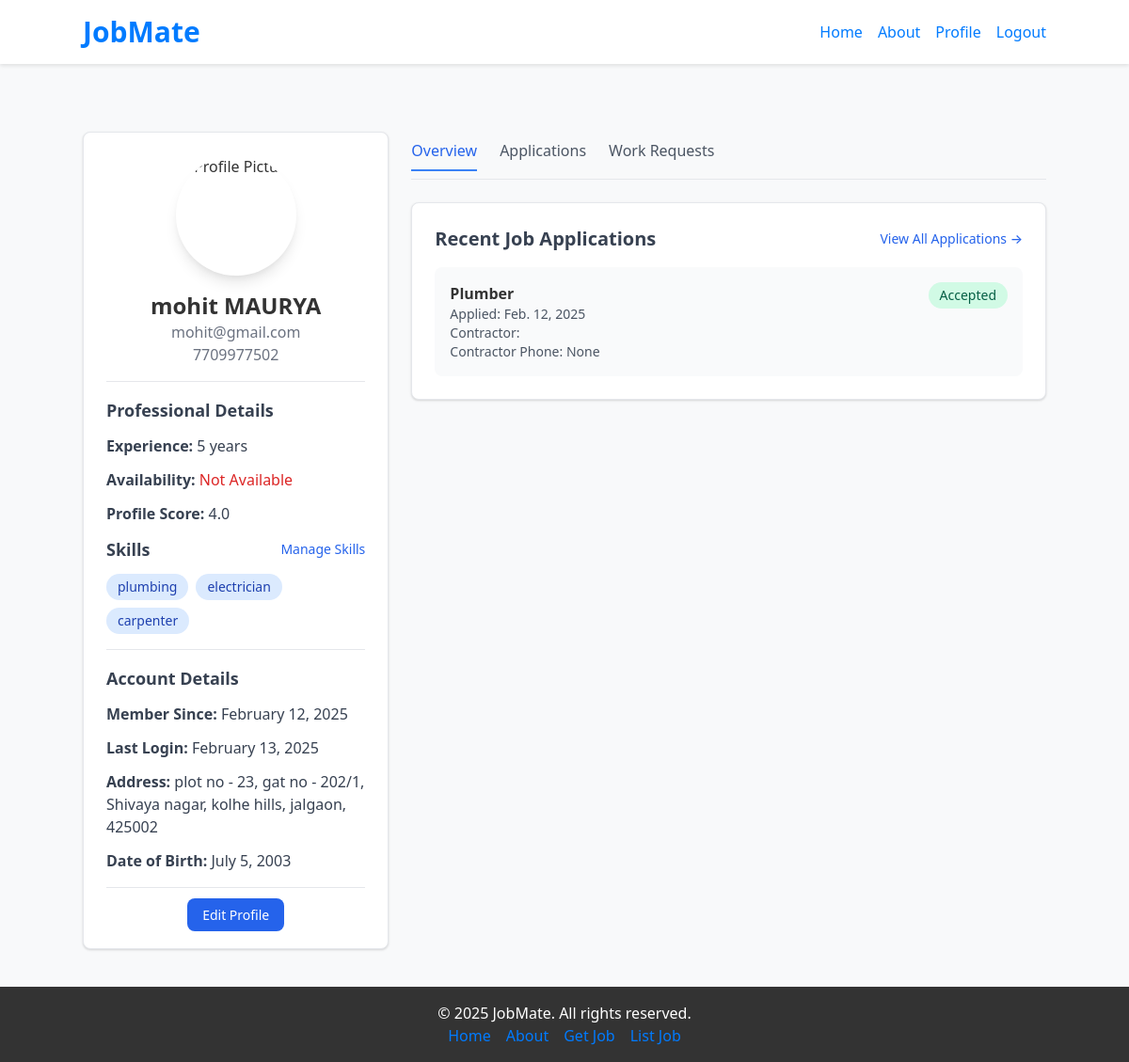
Before: /worker/profile/ (signed in) with the older database file.
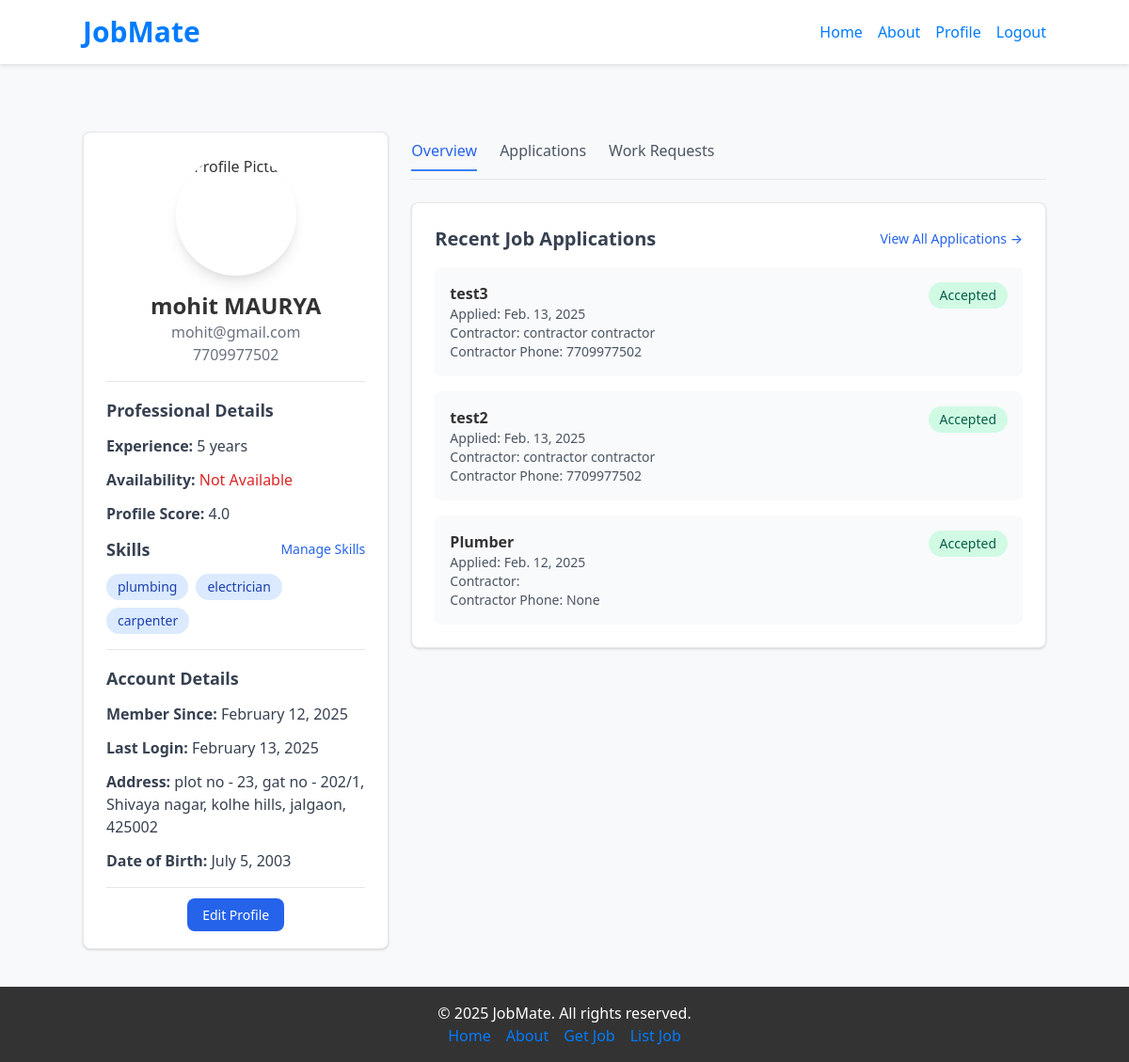
After: the same page with the newer database file.
### worker/models.py (models this page shows, shortened)
class Skill(models.Model):
    name = models.CharField(max_length=255, unique=True)
    category = models.CharField(max_length=255, blank=True, null=True)

### contractor/models.py (models this page shows, shortened)
class Application(models.Model):
    STATUS_CHOICES = (
        ('pending', 'Pending'),
        ('accepted', 'Accepted'),
        ('rejected', 'Rejected')
    )
    worker = models.ForeignKey('worker.Worker', on_delete=models.CASCADE)
    job = models.ForeignKey(Job, on_delete=models.CASCADE)
    status = models.CharField(max_length=10, choices=STATUS_CHOICES, default='pending')
    applied_at = models.DateTimeField(auto_now_add=True)
    class Meta:
        unique_together = ('worker', 'job')

class Job(models.Model):
    STATUS_CHOICES = (
        ('open', 'Open'),
        ('closed', 'Closed')
    )
    contractor = models.ForeignKey(Contractor, on_delete=models.CASCADE)
    title = models.CharField(max_length=255)
    description = models.TextField()
    location = models.CharField(max_length=255)
    wage = models.DecimalField(max_digits=10, decimal_places=2)
    required_skills = models.TextField(blank=True, null=True)
    created_at = models.DateTimeField(auto_now_add=True)
    status = models.CharField(max_length=10, choices=STATUS_CHOICES, default='open')

class Contractor(models.Model):
    user = models.OneToOneField(CustomUser, on_delete=models.CASCADE, primary_key=True)
    company_name = models.CharField(max_length=255, blank=True, null=True)
    rating_avg = models.FloatField(default=0)
    about = models.TextField(blank=True, null=True)

### accounts/models.py (models this page shows)
class CustomUser(AbstractUser):
    ROLE_CHOICES = (
        ('worker', 'Worker'),
        ('contractor', 'Contractor'),
    )
    role = models.CharField(max_length=20, choices=ROLE_CHOICES, default='worker')
    phone = models.CharField(max_length=15, blank=True, null=True)
    address = models.TextField(blank=True, null=True)
    created_at = models.DateTimeField(auto_now_add=True)
    date_of_birth = models.DateField(blank=True, null=True)

### worker/views.py (the view)
# urls.py: path('profile/', views.profile_worker, name='worker-profile'),
@login_required(login_url='/login/')
def profile_worker(request):
    worker = request.user.worker
    recent_applications = Application.objects.filter(worker=worker).order_by('-applied_at')[:3]
    return render(request, 'worker_profile.html', {
        'recent_applications': recent_applications,
    })

### worker/templates/worker_profile.html (shortened to what the changed rows need)
{% extends "base.html" %}
{% load static %}
{% block content %}
<div class="max-w-6xl mx-auto mt-8">
    <div class="grid grid-cols-1 md:grid-cols-3 gap-6">
        <div class="bg-white shadow rounded-lg p-6 border">
            <div class="text-center">
                <h2 class="text-2xl font-bold mt-4">{{ user.first_name }} {{ user.last_name }}</h2>
            </div>
            <div class="space-y-3">
                <div class="flex flex-wrap gap-2">
                    {% for skill in user.worker.skills.all %}
                        <span class="px-3 py-1 bg-blue-100 text-blue-800 rounded-full text-sm">
                            {{ skill.name }}
                        </span>
                    {% endfor %}
                </div>
            </div>
        </div>
        <div class="col-span-2">
            <div class="bg-white shadow rounded-lg p-6 border mt-6">
                <div class="mt-4 space-y-4">
                    {% for application in recent_applications %}
                    <div class="bg-gray-50 p-4 rounded-lg">
                        <div class="flex justify-between items-start">
                            <div>
                                <h4 class="font-semibold">{{ application.job.title }}</h4>
                                <p class="text-sm text-gray-600">Applied: {{ application.applied_at|date }}</p>
                                <p class="text-sm text-gray-600">Contractor: {{ application.job.contractor.user.get_full_name }}</p>
                                <p class="text-sm text-gray-600">Contractor Phone: {{ application.job.contractor.user.phone }}</p>
                            </div>
                            <span class="px-3 py-1 rounded-full text-sm
                                {% if application.status == 'pending' %}bg-yellow-100 text-yellow-800
                                {% elif application.status == 'accepted' %}bg-green-100 text-green-800
                                {% else %}bg-red-100 text-red-800{% endif %}">
                                {{ application.get_status_display }}
                            </span>
                        </div>
                    </div>
                    {% empty %}
                    <p class="text-gray-600">No applications yet.</p>
                    {% endfor %}
                </div>
            </div>
        </div>
    </div>
</div>
{% endblock %}

Changed rows visible on the page:
added Application: job "test3", applied_at "Feb. 13, 2025", job.contractor.user.get_full_name "contractor contractor", job.contractor.user.phone "7709977502", status "Accepted"
added Application: job "test2", applied_at "Feb. 13, 2025", job.contractor.user.get_full_name "contractor contractor", job.contractor.user.phone "7709977502", status "Accepted"
